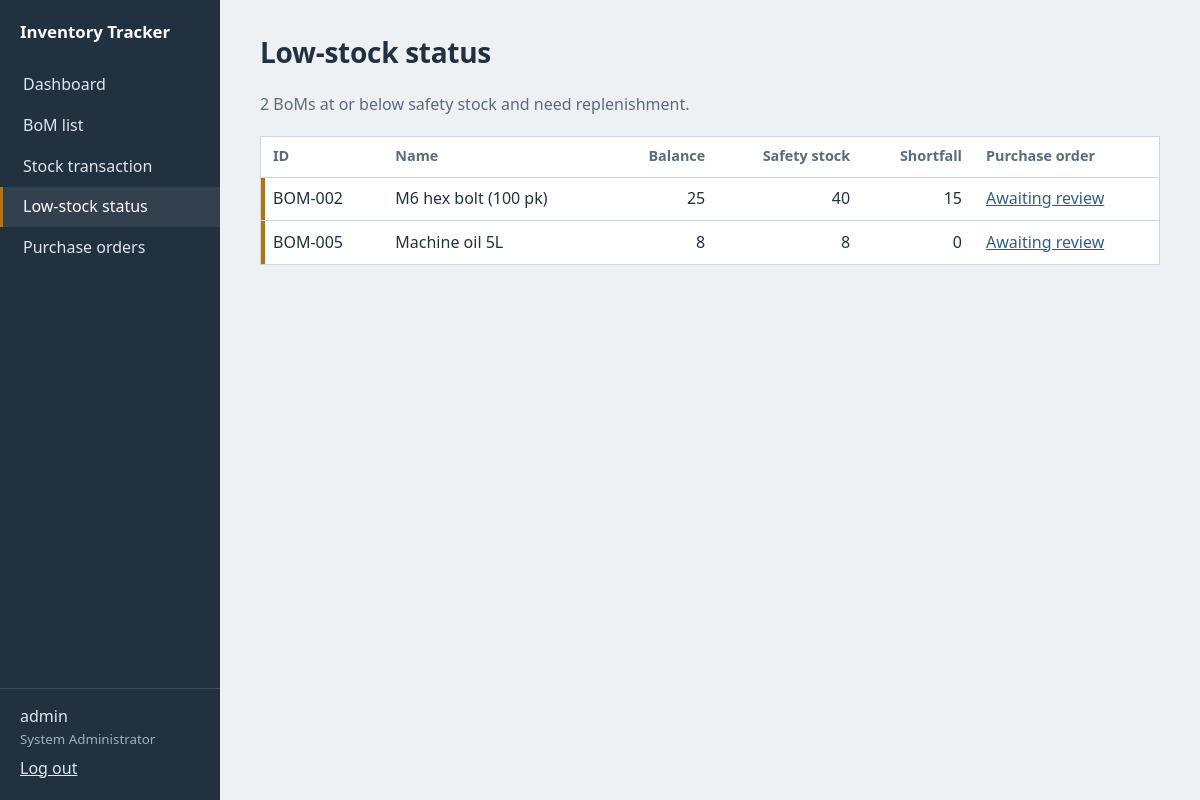
Screenshot of /low-stock (signed in) with the database file from the repository.
### tables this page shows
CREATE TABLE users (
    user_id        INTEGER PRIMARY KEY AUTOINCREMENT,
    username       TEXT    NOT NULL UNIQUE,
    password_hash  TEXT    NOT NULL,
    role           TEXT    NOT NULL CHECK (role IN (
                       'Inventory Staff', 'Inventory Manager',
                       'Business Owner', 'System Administrator'))
);

CREATE TABLE bom (
    bom_id             TEXT    PRIMARY KEY,            -- FR13: unique
    bom_name           TEXT    NOT NULL,
    category           TEXT    NOT NULL,
    price              REAL    NOT NULL CHECK (price >= 0),
    opening_balance    INTEGER NOT NULL CHECK (opening_balance >= 0),
    current_balance    INTEGER NOT NULL CHECK (current_balance >= 0),  -- NFR-07
    safety_stock_level INTEGER NOT NULL CHECK (safety_stock_level >= 0),
    reorder_qty        INTEGER NOT NULL CHECK (reorder_qty > 0),       -- fixed qty (SDD §8C)
    is_active          INTEGER NOT NULL DEFAULT 1,     -- FR6: delete = remove from active list
    created_by         INTEGER REFERENCES users(user_id),
    created_date       TEXT    NOT NULL
);

### app/__init__.py (the view)
@dashboard.route("/low-stock")
@login_required
def low_stock():                                                                     # FR10b, FR11
    rows = get_db().execute(
        """SELECT b.*, (SELECT COUNT(*) FROM purchase_order p
                        WHERE p.bom_id = b.bom_id AND p.status = 'Generated') AS pending_po
           FROM bom b WHERE is_active = 1 AND current_balance <= safety_stock_level
           ORDER BY (safety_stock_level - current_balance) DESC, bom_name""").fetchall()
    return render_template("low_stock.html", boms=rows)

### app/auth.py (called while the page is built)
@bp.before_app_request
def load_user():
    uid = session.get("user_id")
    g.user = get_db().execute("SELECT * FROM users WHERE user_id = ?", (uid,)).fetchone() if uid else None
    g.can_modify = bool(g.user) and g.user["role"] in MODIFY_ROLES

def login_required(view):
    @wraps(view)
    def wrapped(*a, **kw):
        if g.user is None:
            return redirect(url_for("auth.login"))
        return view(*a, **kw)
    return wrapped

### app/db.py (called while the page is built)
def get_db():
    if "db" not in g:
        g.db = sqlite3.connect(current_app.config["DATABASE"])
        g.db.row_factory = sqlite3.Row
        g.db.execute("PRAGMA foreign_keys = ON")
    return g.db

### app/templates/low_stock.html
{% extends "base.html" %}{% block title %}Low-stock status · Inventory Tracker{% endblock %}
{% block content %}
<header class="page"><h1>Low-stock status</h1></header>
{% if boms %}
<p class="lead">{{ boms|length }} BoM{{ 's' if boms|length != 1 }} at or below safety stock and need replenishment.</p>
<table>
  <thead><tr><th>ID</th><th>Name</th><th class="num">Balance</th><th class="num">Safety stock</th><th class="num">Shortfall</th><th>Purchase order</th></tr></thead>
  <tbody>{% for b in boms %}
  <tr class="low"><td>{{ b.bom_id }}</td><td>{{ b.bom_name }}</td>
    <td class="num">{{ b.current_balance }}</td><td class="num">{{ b.safety_stock_level }}</td>
    <td class="num">{{ b.safety_stock_level - b.current_balance }}</td>
    <td>{% if b.pending_po %}<a href="{{ url_for('po.list_po', status='Generated') }}">Awaiting review</a>{% else %}Reviewed{% endif %}</td></tr>
  {% endfor %}</tbody>
</table>
{% else %}<p class="empty">All BoMs are above their safety stock level.</p>{% endif %}
{% endblock %}

### app/templates/base.html (shortened to what this page needs)
<!doctype html>
<html lang="en">
<head>
<link rel="stylesheet" href="{{ url_for('static', filename='style.css') }}">
</head>
<body>
{% if g.user %}
<nav class="side">
  <div class="brand">Inventory Tracker</div>
  <a href="{{ url_for('dashboard.index') }}" class="{{ 'on' if request.endpoint == 'dashboard.index' }}">Dashboard</a>
  <a href="{{ url_for('bom.list_bom') }}" class="{{ 'on' if request.endpoint and request.endpoint.startswith('bom.') }}">BoM list</a>
  <a href="{{ url_for('txn.new') }}" class="{{ 'on' if request.endpoint == 'txn.new' }}">Stock transaction</a>
  <a href="{{ url_for('dashboard.low_stock') }}" class="{{ 'on' if request.endpoint == 'dashboard.low_stock' }}">Low-stock status</a>
  <a href="{{ url_for('po.list_po') }}" class="{{ 'on' if request.endpoint and request.endpoint.startswith('po.') }}">Purchase orders</a>
  <div class="who">
    <span>{{ g.user.username }}</span>
    <small>{{ g.user.role }}</small>
    <form method="post" action="{{ url_for('auth.logout') }}"><button class="link">Log out</button></form>
  </div>
</nav>
{% endif %}
<main class="{{ 'with-nav' if g.user }}">
  {% block content %}{% endblock %}
</main>
</body>
</html>

### app/static/style.css (style rules this page uses)
:root { --ink: #223140; --ink-soft: #5b6b7c; --paper: #eef1f4; --panel: #ffffff; --line: #cfd6de; --steel: #2f5d8a; --steel-dark: #244a6f; --amber: #b5730f; --amber-bg: #fff4e0; --moss: #3d7a4a; --moss-bg: #e9f4ea; --red: #a63d3d; --red-bg: #fbe9e9; --nav-w: 220px; }
* { box-sizing: border-box; }
html { font-size: 16px; }
body { margin: 0; background: var(--paper); color: var(--ink); font-family: "Avenir Next", "Segoe UI", "Helvetica Neue", Arial, sans-serif; line-height: 1.45; }
a { color: var(--steel); }
h1 { font-size: 1.75rem; font-weight: 600; margin: 0; letter-spacing: -0.01em; }
p.lead { color: var(--ink-soft); margin: 0.25rem 0 1.25rem; max-width: 60ch; }
.side { position: fixed; inset: 0 auto 0 0; width: var(--nav-w); background: var(--ink); color: #dfe6ee; display: flex; flex-direction: column; padding: 1.25rem 0; }
.side .brand { font-weight: 600; color: #fff; padding: 0 1.25rem 1.25rem; font-size: 1.05rem; }
.side a { color: inherit; text-decoration: none; padding: 0.55rem 1.25rem; border-left: 3px solid transparent; }
.side a.on { border-left-color: var(--amber); color: #fff; background: rgba(255,255,255,.08); }
.side .who { margin-top: auto; padding: 1rem 1.25rem 0; border-top: 1px solid rgba(255,255,255,.12); display: grid; gap: 0.1rem; }
.side .who small { color: #9fb0c1; }
.side .who .link { color: #dfe6ee; padding: 0.4rem 0 0; }
main { padding: 2rem 2.5rem 3rem; max-width: 1100px; }
main.with-nav { margin-left: var(--nav-w); }
header.page { display: flex; align-items: center; justify-content: space-between; gap: 1rem; margin-bottom: 1.25rem; }
input, select, button { font: inherit; }
button, .button { display: inline-block; padding: 0.5rem 0.9rem; border: 1px solid var(--line); background: #fff; color: var(--ink); text-decoration: none; cursor: pointer; }
button.link { background: none; border: 0; padding: 0; color: var(--steel); text-decoration: underline; }
table { width: 100%; border-collapse: collapse; background: var(--panel); border: 1px solid var(--line); }
th, td { text-align: left; padding: 0.6rem 0.75rem; border-bottom: 1px solid var(--line); vertical-align: middle; }
th { font-weight: 600; color: var(--ink-soft); font-size: 0.9rem; }
tr:last-child td { border-bottom: 0; }
.num { text-align: right; font-variant-numeric: tabular-nums; }
tr.low td:first-child { box-shadow: inset 4px 0 0 var(--amber); }
@media (prefers-reduced-motion: no-preference) { button, .button, .side a { transition: background-color .12s; } }

### rows the page displays
users: user.username "admin", user.role "System Administrator"
bom: bom_id "BOM-002", bom_name "M6 hex bolt (100 pk)", current_balance "25", safety_stock_level "40", b.safety_stock_level-b.current_balance "15"
bom: bom_id "BOM-005", bom_name "Machine oil 5L", current_balance "8", safety_stock_level "8", b.safety_stock_level-b.current_balance "0"

### other values shown
{{ boms|length }} "2"
{{ 's' if boms|length != 1 }} "s"
